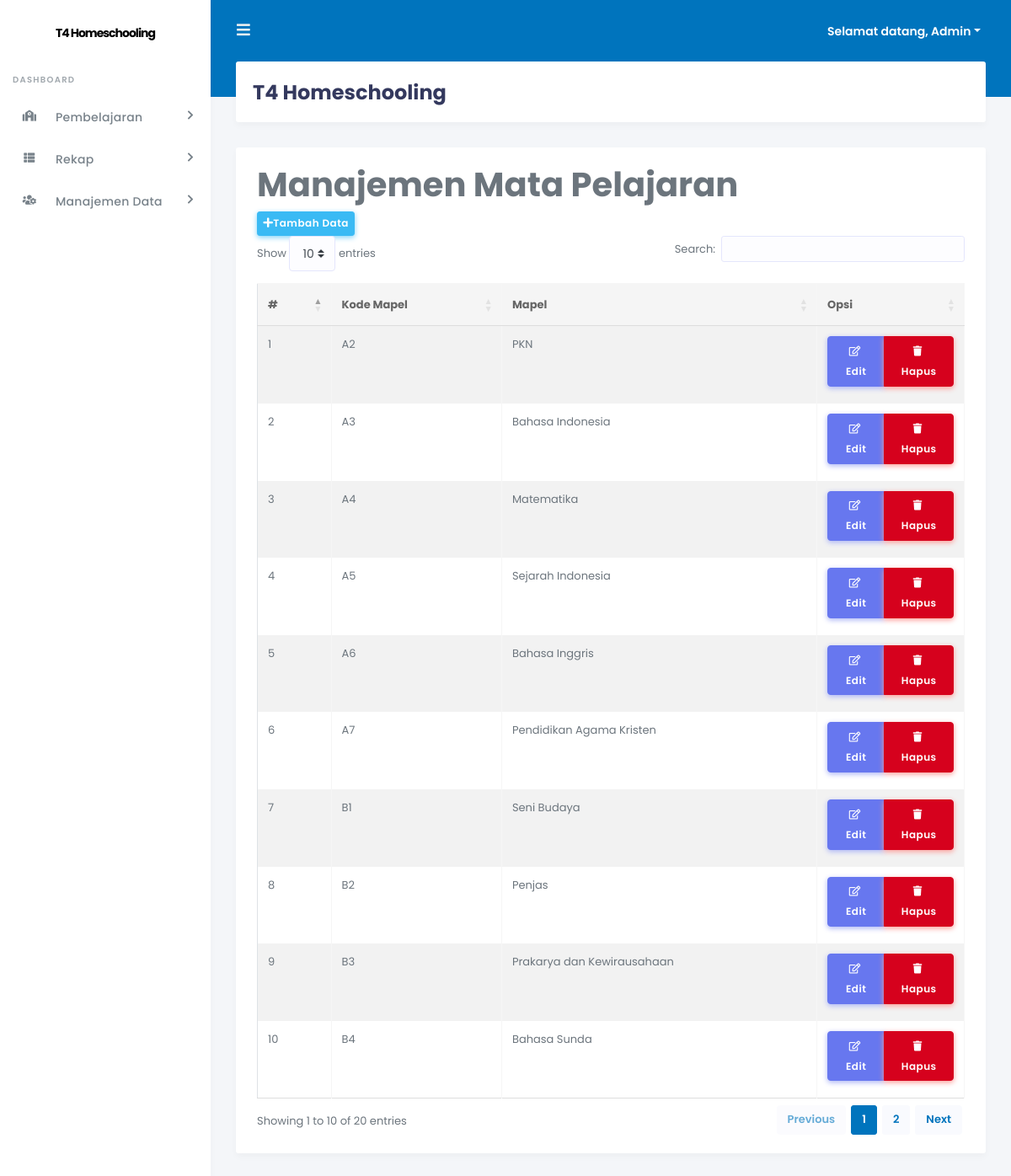
The page /admin/index.php?page=mapel (signed in) on the database its author committed.
### tables this page shows
CREATE TABLE `tb_mapel` (
  `id` int(11) NOT NULL,
  `kode_mapel` varchar(10) NOT NULL,
  `mapel` varchar(100) NOT NULL
);

### admin/inc/mapel.php (the view, shortened to what this page needs)
<div class="row">
    <div class="col-md-12">
        <h1 class="page-header">Manajemen Mata Pelajaran</h1>
    </div>
</div>
<?php
$id = @$_GET['id'];
$no = 1;
if (@$_SESSION['admin']) {
    echo '<div class="row">';
    if (@$_GET['action'] == '') { ?>
        <div class="col-md-12">
            <div class="panel panel-default">
                <div class="panel-heading">
                  <a href="?page=mapel&action=tambah" class="btn btn-info btn-sm"><i class="fas fa-plus"></i>Tambah Data</a> &nbsp;
                </div>
                <div class="panel-body">
                    <div class="table-responsive">
                        <table class="table table-striped table-bordered table-hover" id="mapel">
                            <thead>
                                <tr>
                                    <th>#</th>
                                    <th>Kode Mapel</th>
                                    <th>Mapel</th>
                                    <th>Opsi</th>
                                </tr>
                            </thead>
                            <tbody>
                            <?php
                            $sql_mapel = mysqli_query($db, "SELECT * FROM tb_mapel ORDER BY kode_mapel ASC")  or die($db->error);
                            if (mysqli_num_rows($sql_mapel) > 0) {
                                while ($data_mapel = mysqli_fetch_array($sql_mapel)) { ?>
	                                <tr>
	                                    <td><?php echo $no++; ?></td>
	                                    <td><?php echo $data_mapel['kode_mapel']; ?></td>
	                                    <td><?php echo $data_mapel['mapel']; ?></td>
	                                    <td align="center" width="150px">
                                        <div class="btn-group mb-2" role="group" aria-label="Basic example">
	                                        <a href="?page=mapel&action=edit&id=<?php echo $data_mapel['id']; ?>" class="btn btn-icon icon-left btn-primary"><i class="far fa-edit"></i>Edit</a>
	                                        <a onclick="return confirm('Yakin akan menghapus data?');" href="?page=mapel&action=hapus&id=<?php echo $data_mapel['id']; ?>" class="btn btn-icon icon-left btn-danger"><i class="fas fa-trash"></i>Hapus</a>
                                        </div>
                                      </td>
	                                </tr>
	                            <?php
                                }
                            } else {
                                echo '<td colspan="4" align="center">Tidak ada data</td>';
                            } ?>
                            </tbody>
                        </table>
                    </div>
                </div>
            </div>
        </div>
        <?php
    } elseif (@$_GET['action'] == 'hapus') {
        mysqli_query($db, "DELETE FROM tb_mapel WHERE id = '$id'") or die($db->error);
        echo "<script>window.location='?page=mapel';</script>";
    }
    echo "</div>";
} ?>

### admin/index.php (shortened to what this page needs)
<?php
include "../+koneksi.php";
if (@$_SESSION['admin'] || @$_SESSION['pengajar']) {
    ?>
<!DOCTYPE html>
<html>
<head>
    <link rel="stylesheet" href="https://stackpath.bootstrapcdn.com/bootstrap/4.4.1/css/bootstrap.min.css">
    <link rel="stylesheet" href="https://use.fontawesome.com/releases/v5.7.2/css/all.css">
    <link href="http://cdnjs.cloudflare.com/ajax/libs/summernote/0.8.9/summernote.css" rel="stylesheet">
    <link rel="stylesheet" type="text/css" href="https://cdn.datatables.net/1.10.22/css/dataTables.bootstrap4.min.css"/>
    <link rel="stylesheet" type="text/css" href="https://cdn.datatables.net/buttons/1.6.5/css/buttons.bootstrap4.min.css"/>
    <link rel="stylesheet" type="text/css" href="https://cdn.datatables.net/fixedcolumns/3.3.1/css/fixedColumns.bootstrap4.min.css"/>
    <link rel="stylesheet" type="text/css" href="https://cdn.datatables.net/fixedheader/3.1.7/css/fixedHeader.bootstrap4.min.css"/>
    <link rel="stylesheet" type="text/css" href="https://cdn.datatables.net/keytable/2.5.3/css/keyTable.bootstrap4.min.css"/>
    <link rel="stylesheet" type="text/css" href="https://cdn.datatables.net/responsive/2.2.6/css/responsive.bootstrap4.min.css"/>
    <link rel="stylesheet" type="text/css" href="https://cdn.datatables.net/scroller/2.0.3/css/scroller.bootstrap4.min.css"/>
    <link rel="stylesheet" type="text/css" href="https://cdn.datatables.net/searchbuilder/1.0.0/css/searchBuilder.bootstrap4.min.css"/>
    <link rel="stylesheet" type="text/css" href="https://cdn.datatables.net/searchpanes/1.2.1/css/searchPanes.bootstrap4.min.css"/>
    <link rel="stylesheet" type="text/css" href="https://cdn.datatables.net/select/1.3.1/css/select.bootstrap4.min.css"/>
    <link rel="stylesheet" href="stisla/assets/css/style.css">
    <link rel="stylesheet" href="stisla/assets/css/components.css">
</head>
<body>
  <div id="app">
    <div class="main-wrapper">
      <div class="navbar-bg"></div>
      <nav class="navbar navbar-expand-lg main-navbar">
        <form class="form-inline mr-auto">
          <ul class="navbar-nav mr-3">
            <li><a href="#" data-toggle="sidebar" class="nav-link nav-link-lg"><i class="fas fa-bars"></i></a></li>
          </ul>
        </form>
        <ul class="navbar-nav navbar-right">
          <li class="dropdown"><a href="#" data-toggle="dropdown" class="nav-link dropdown-toggle nav-link-lg nav-link-user">
            <div class="d-sm-none d-lg-inline-block">Selamat datang,
              <?php
              if (@$_SESSION['admin']) {
                  $sesi_id = @$_SESSION['admin'];
                  $level = "admin";
              } elseif (@$_SESSION['pengajar']) {
                  $sesi_id = @$_SESSION['pengajar'];
                  $level = "pengajar";
              }
    if ($level == 'admin') {
        $sql_terlogin = mysqli_query($db, "SELECT * FROM tb_admin WHERE id_admin = '$sesi_id'") or die($db->error);
    } elseif ($level == 'pengajar') {
        $sql_terlogin = mysqli_query($db, "SELECT * FROM tb_pengajar WHERE id_pengajar = '$sesi_id'") or die($db->error);
    }
    $data_terlogin = mysqli_fetch_array($sql_terlogin);
    echo ucfirst($data_terlogin['username']); ?>
              </div></a>
          </li>
        </ul>
      </nav>
      <div class="main-sidebar">
        <aside id="sidebar-wrapper">
          <div class="sidebar-brand">
            <a href="./">T4 Homeschooling</a>
          </div>
          <ul class="sidebar-menu">
              <li class="menu-header">Dashboard</li>
              <?php
              if (@$_SESSION['admin']) {
                  ?>
                  <li class="nav-item dropdown">
                    <a href="#" class="nav-link has-dropdown"><i class="fas fa-school"></i><span>Pembelajaran</span></a>
              </li>
                      <li class="nav-item dropdown">
                        <a href="#" class="nav-link has-dropdown"><i class="fas fa-th-list"></i><span>Rekap</span></a>
                  </li>
                  <li class="nav-item dropdown">
                    <a href="#" class="nav-link has-dropdown"><i class="fas fa-users-cog"></i><span>Manajemen Data</span></a>
                  </li>
          <?php
              } ?>
          </ul>
        </aside>
      </div>
      <div class="main-content">
        <section class="section">
          <div class="section-header">
            <h1>T4 Homeschooling</h1>
          </div>
          <div class="section-body">
            <div class="card-wrap">
            <div class="row">
              <div class="col-12">
                <div class="card">
            <div class="card-body">
                <?php
                if (@$_GET['page'] == '') {
                    include "inc/dashboard.php";
                } elseif (@$_GET['page'] == 'pengajar') {
                    include "inc/pengajar.php";
                } elseif (@$_GET['page'] == 'siswaregistrasi') {
                    include "inc/siswaregistrasi.php";
                } elseif (@$_GET['page'] == 'siswa') {
                    include "inc/siswa.php";
                } elseif (@$_GET['page'] == 'kelas') {
                    include "inc/kelas.php";
                } elseif (@$_GET['page'] == 'mapel') {
                    include "inc/mapel.php";
                } elseif (@$_GET['page'] == 'quiz') {
                    include "inc/quiz.php";
                } elseif (@$_GET['page'] == 'tugas') {
                    include "inc/tugas.php";
                } elseif (@$_GET['page'] == 'materi') {
                    include "inc/materi.php";
                } elseif (@$_GET['page'] == 'pengumuman') {
                    include "inc/pengumuman.php";
                } elseif (@$_GET['page'] == 'jurnal') {
                    include "inc/jurnal.php";
                } elseif (@$_GET['page'] == 'rekappresensisiswa') {
                    include "inc/rekappresensisiswa.php";
                } elseif (@$_GET['page'] == 'rekapjurnalpengajar') {
                    include "inc/rekapjurnalpengajar.php";
                } elseif (@$_GET['page'] == 'rekapnilaisiswa') {
                    include "inc/rekapnilaisiswa.php";
                } elseif (@$_GET['page'] == 'rekapnilaitugas') {
                    include "inc/rekapnilaitugas.php";
                } elseif (@$_GET['page'] == 'importdatapengajar') {
                    include "inc/form_import_data_pengajar.php";
                } elseif (@$_GET['page'] == 'importtugas') {
                    include "inc/form_import_tugas.php";
                } elseif (@$_GET['page'] == 'meet') {
                    include "inc/meet.php";
                } elseif (@$_GET['page'] == 'room1') {
                    include "vcon/iframe/iframe-room1.php";
                } elseif (@$_GET['page'] == 'room2') {
                    include "vcon/iframe/iframe-room2.php";
                } elseif (@$_GET['page'] == 'room3') {
                    include "vcon/iframe/iframe-room3.php";
                } elseif (@$_GET['page'] == 'room4') {
                    include "vcon/iframe/iframe-room4.php";
                } elseif (@$_GET['page'] == 'room-rapat-guru') {
                    include "vcon/room-rapat-guru.php";
                } else {
                    echo "<div class='col-xs-12'><div class='alert alert-danger'>[404] Halaman tidak ditemukan! Silahkan pilih menu yang ada!</div></div>";
                } ?>
              </div>
              </div>
            </div>
          </div>
              </div>
            </section>
          </div>
            </div>
        </div>
</body>
</html>
<?php
} else {
                    include "login.php";
                }
?>

### rows shown on the page
tb_mapel: kode_mapel "A2", mapel "PKN"
tb_mapel: kode_mapel "A3", mapel "Bahasa Indonesia"
tb_mapel: kode_mapel "A4", mapel "Matematika"
tb_mapel: kode_mapel "A5", mapel "Sejarah Indonesia"
tb_mapel: kode_mapel "A6", mapel "Bahasa Inggris"
tb_mapel: kode_mapel "A7", mapel "Pendidikan Agama Kristen"
tb_mapel: kode_mapel "B1", mapel "Seni Budaya"
tb_mapel: kode_mapel "B2", mapel "Penjas"
tb_mapel: kode_mapel "B3", mapel "Prakarya dan Kewirausahaan"
tb_mapel: kode_mapel "B4", mapel "Bahasa Sunda"

### other values the page prints
$data_terlogin['username'] "Admin"
